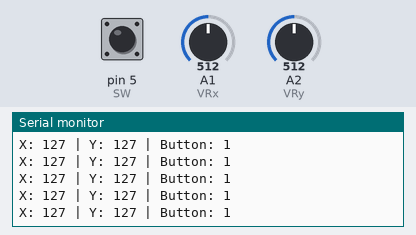
Recording of a sketch running on a simulated Arduino Uno, built with avr-gcc and run on an emulated ATmega328P. Shown: the last lines printed to the serial monitor. Inputs (shaded band) come from the test bench; at power-on: A1 (VRx) = 512, A2 (VRy) = 512, pin 5 (SW) HIGH.

Above: at 1.2 s.
1.3 s: A1 (VRx) set to 716
At 1.32 s:
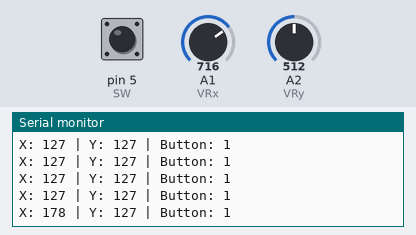
2.8 s: A2 (VRy) set to 306
At 2.83 s:
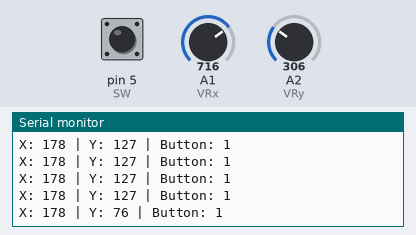
5.8 s: A2 (VRy) set to 0
At 5.85 s:
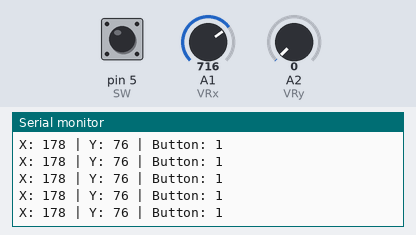
8.8 s: pin 5 (SW) pulled LOW for 0.15 s
At 8.88 s:
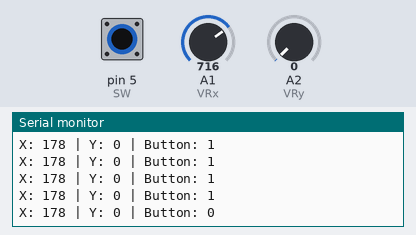
10.4 s: A1 (VRx) set to 900
At 10.49 s:
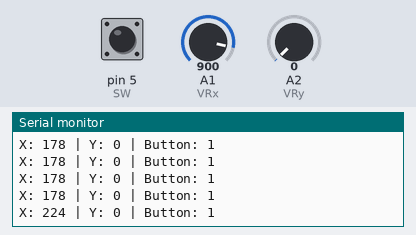
11.9 s: pin 5 (SW) pulled LOW for 1 s
At 12.0 s:
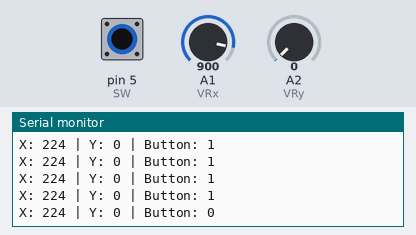
Timing chart, 0 to 14.9 s (numbered marks = the images above; inputs shaded):
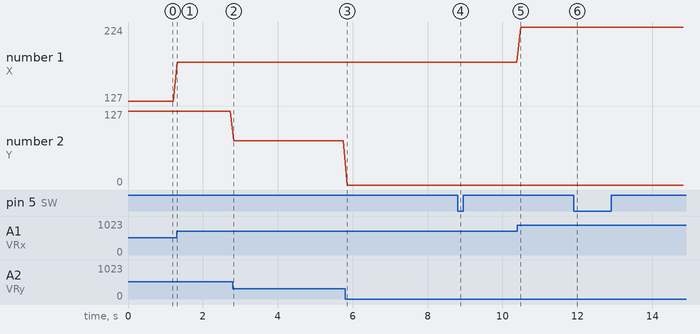

The sketch:

sketch_mar11b.ino
```cpp
int VRx = A1;
int VRy = A2;
int SW = 5;
int xPosition = 0;
int yPosition = 0;
int SW_state = 0;
int mapX = 0;
int mapY = 0;

void setup() {
  Serial.begin(9600);

  pinMode(VRx, INPUT);
  pinMode(VRy, INPUT);
  pinMode(SW, INPUT_PULLUP);

}

void loop() {
  xPosition = analogRead(VRx);
  yPosition = analogRead(VRy);
  SW_state = digitalRead(SW);
  mapX = map(xPosition, 0, 1023, 0, 255);
  mapY = map(yPosition, 0, 1023, 0, 255);

  Serial.print("X: ");
  Serial.print(mapX);
  Serial.print(" | Y: ");
  Serial.print(mapY);
  Serial.print(" | Button: ");
  Serial.println(SW_state);

  delay(100);

}
```

Measured:
- after the input at 1.3 s, the serial monitor: prints a new line at once (image 1)
- after the input at 2.8 s, the serial monitor: prints a new line at once (image 2)
- after the input at 8.8 s, the serial monitor: prints a new line after 0.07 s (image 4)
- after the input at 10.4 s, the serial monitor: prints a new line after 0.09 s (image 5)
- after the input at 11.9 s, the serial monitor: prints a new line after 0.10 s (image 6)
- plotted number 1: 127 → 178 after the input at 1.3 s, 178 → 224 after the input at 10.4 s
- plotted number 2: 127 → 76 after the input at 2.8 s, 76 → 0 after the input at 5.8 s
